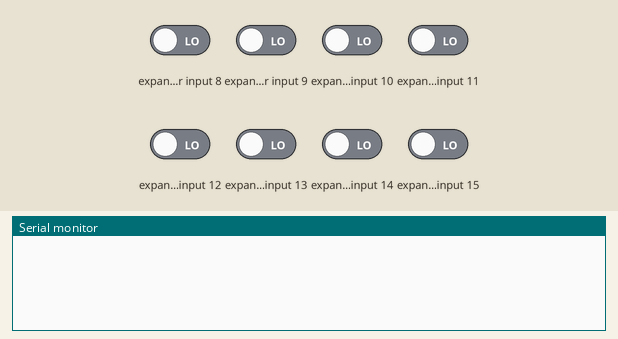
Bench run of a sketch on a simulated Arduino Uno, built with avr-gcc and run on an emulated ATmega328P. Shown: the last lines printed to the serial monitor. Wiring (inferred from the names in the program): MCP23017 port expander at I2C address 0x20. Inputs (shaded band) come from the test bench; at power-on: expander input 8–15 LOW.

Above: at 1.2 s.
1.3 s: expander input 8 driven HIGH
At 2.2 s:
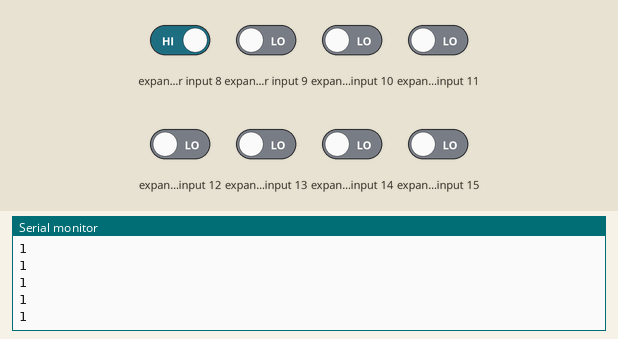
3.2 s: expander input 9 driven HIGH
At 3.8 s:
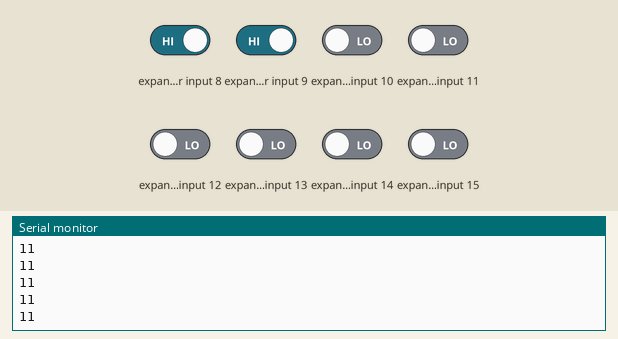
4.7 s: expander input 10 driven HIGH
At 5.6 s:
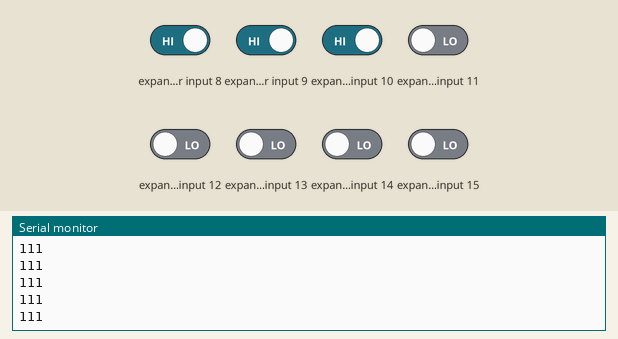
6.2 s: expander input 11 driven HIGH
At 7.2 s:
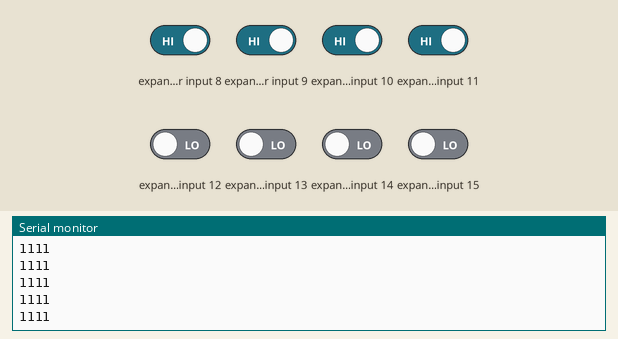
7.7 s: expander input 12 driven HIGH
At 8.3 s:
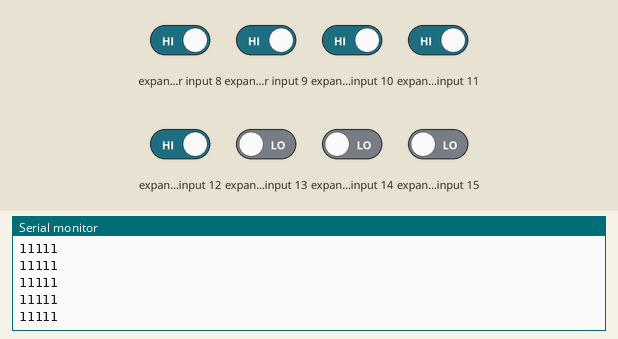
9.2 s: expander input 13 driven HIGH
At 10.1 s:
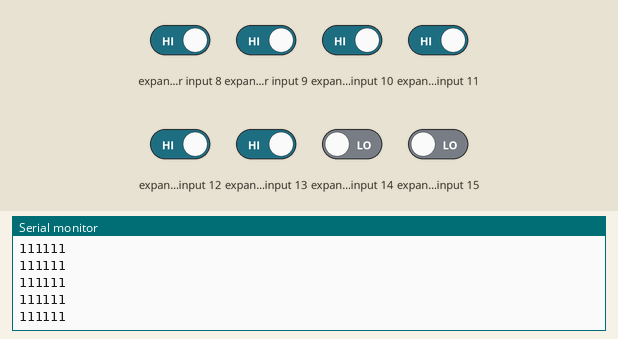
Timing chart, 0 to 11.7 s (numbered marks = the images above; inputs shaded):
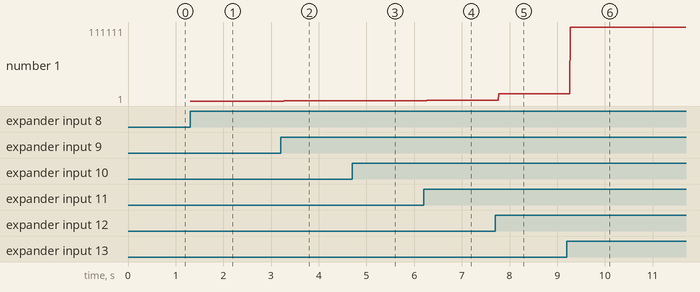

Measured:
- after the input at 1.3 s, the serial monitor: prints a new line at once (image 1)
- after the input at 3.2 s, the serial monitor: prints a new line after 0.07 s (image 2)
- after the input at 4.7 s, the serial monitor: prints a new line after 0.07 s (image 3)
- after the input at 6.2 s, the serial monitor: prints a new line after 0.07 s (image 4)
- after the input at 7.7 s, the serial monitor: prints a new line after 0.07 s (image 5)
- after the input at 9.2 s, the serial monitor: prints a new line after 0.07 s (image 6)
- plotted number 1: 1 → 11 after the input at 3.2 s, 11 → 111 after the input at 4.7 s, 111 → 1111 after the input at 6.2 s, 1111 → 11111 after the input at 7.7 s, 11111 → 111111 after the input at 9.2 s

The sketch:

MCP23017_ButtonPress.ino
```cpp
/*
 Example 41.2 - Microchip MCP23017 with Arduino
 http://tronixstuff.com/tutorials > chapter 41
 John Boxall | CC by-sa-nc
 */
// pins 15~17 to GND, I2C bus address is 0x20
#include "Wire.h"
byte inputs=0;
void setup(){
 Serial.begin(9600);
 Wire.begin(); // wake up I2C bus
}
void loop(){
 Wire.beginTransmission(0x20);
 Wire.write(0x13); // set MCP23017 memory pointer to GPIOB address
 Wire.endTransmission();
 Wire.requestFrom(0x20, 2); // request one byte of data from MCP20317
 inputs=Wire.read(); // store the incoming byte into "inputs"
 if (inputs>0){ // if a button was pressed
 Serial.println(inputs, BIN); // display the contents of the GPIOB register in binary
 //delay(200); // for debounce
 }
}
```
